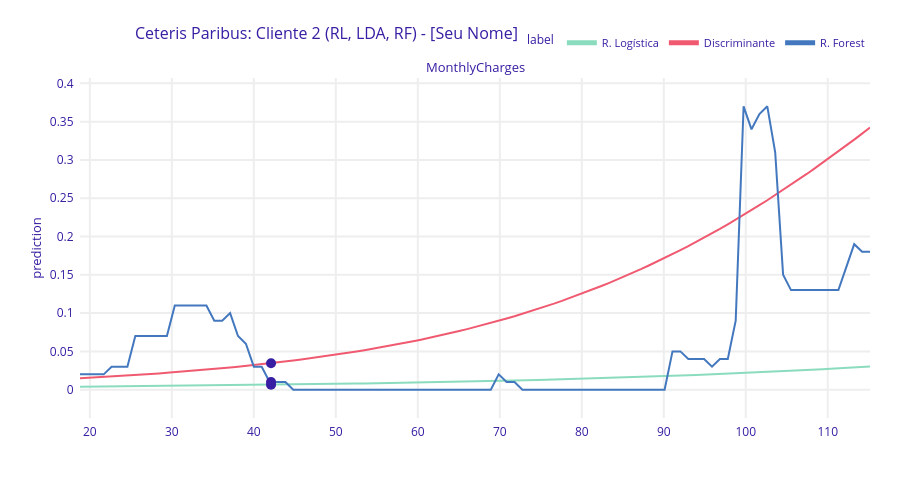
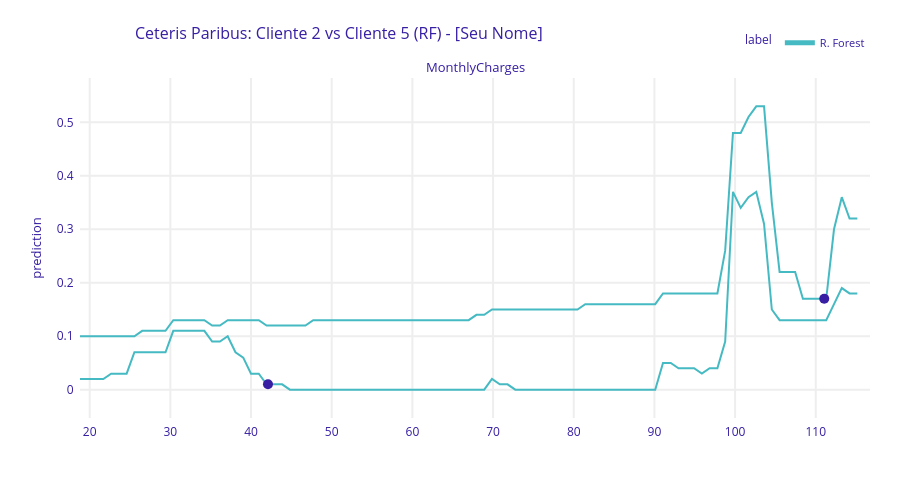

Notebook source saved alongside these figures, in order:
### Code cell
# 9. Local Analysis (Q3)

# Select cliente2 and cliente5
# Note: Indices in python are 0-based.
# "segundo caso" -> index 1
# "quinto caso" -> index 4
# We use iloc to get them from the original (or processed) dataframe
cliente2 = X.iloc[[1]]
cliente5 = X.iloc[[4]]

print("Cliente 2:")
display(cliente2)
print("Cliente 5:")
display(cliente5)

# 9.a Ceteris Paribus for Cliente 2 (RL, LDA, RF)
cp_cl2_rl = explainer_rl.predict_profile(cliente2, variables=['MonthlyCharges'])
cp_cl2_lda = explainer_lda.predict_profile(cliente2, variables=['MonthlyCharges'])
cp_cl2_rf = explainer_rf.predict_profile(cliente2, variables=['MonthlyCharges'])

# Plotting with list to avoid positional argument issues
cp_cl2_rl.plot([cp_cl2_lda, cp_cl2_rf], title="Ceteris Paribus: Cliente 2 (RL, LDA, RF) - [Seu Nome]")
plt.show()

# 9.b Ceteris Paribus for Cliente 2 vs Cliente 5 (RF only)
cp_cl5_rf = explainer_rf.predict_profile(cliente5, variables=['MonthlyCharges'])

# Plotting with list
cp_cl2_rf.plot([cp_cl5_rf], title="Ceteris Paribus: Cliente 2 vs Cliente 5 (RF) - [Seu Nome]")
plt.show()
